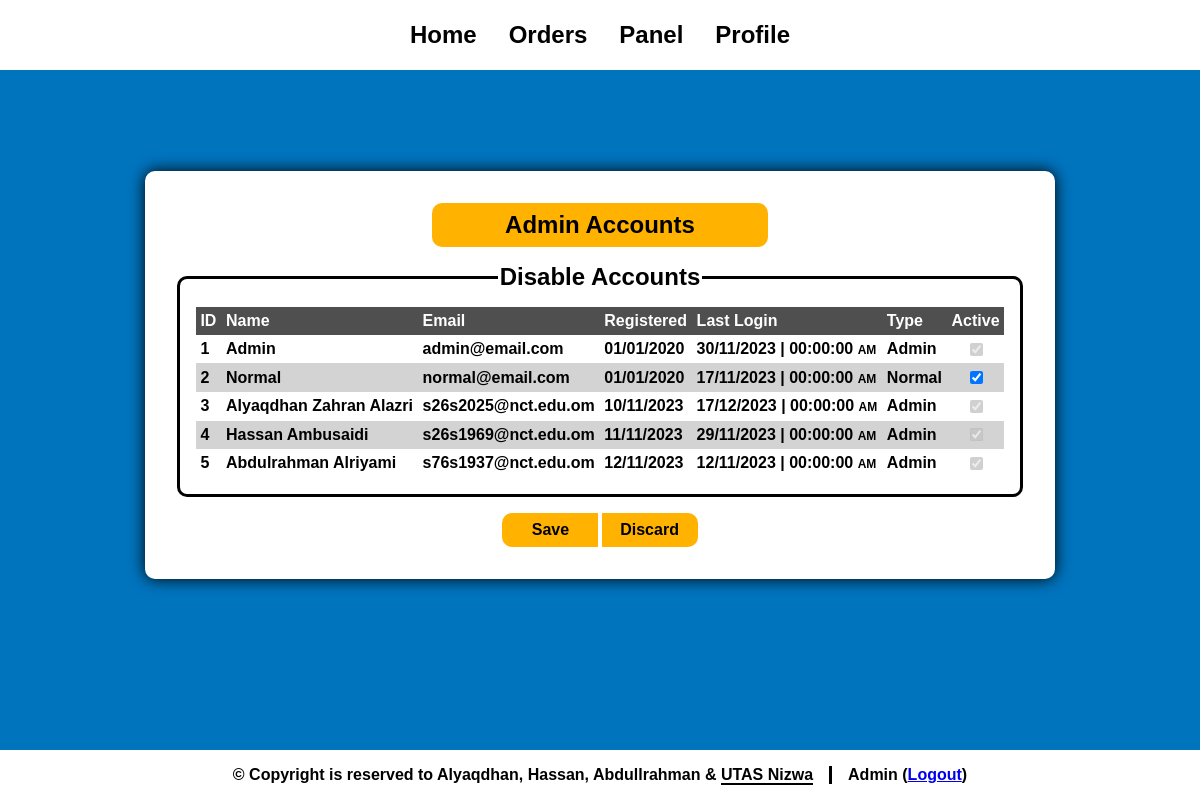
The page /panelActive.php (signed in) on the database its author committed.
### tables this page shows
CREATE TABLE `customers` (
  `cId` int(10) NOT NULL COMMENT 'Customer ID',
  `cName` varchar(50) NOT NULL COMMENT 'Customer Name',
  `password` varchar(50) NOT NULL COMMENT 'Password',
  `email` varchar(100) NOT NULL COMMENT 'Email',
  `registerDate` date NOT NULL COMMENT 'Register Date',
  `lastLogin` datetime NOT NULL COMMENT 'Last Login',
  `cAddress` varchar(100) NOT NULL COMMENT 'Customer Address',
  `phoneNumber` int(8) NOT NULL COMMENT 'Customer Phone Number',
  `cType` varchar(1) NOT NULL DEFAULT 'N' COMMENT 'Customer Type',
  `Active` varchar(10) NOT NULL DEFAULT 'active'
);

### panelActive.php (the view, shortened to what this page needs)
<html>
    <head>
        <?php include('link.php') ?>
    </head>
    <body>
        <?php
        include('header.php');
        include('connect.php');
        include('library.php');
        ?>
        <div>
        <div class="wrapper">
            <form class="container manage" action="panelActiveProcess.php" method="post">
                <div class="links">
                    <a href="panelAdmin.php">Admin Accounts</a>
                </div>
                <fieldset>
                    <legend>Disable Accounts</legend>
                    <table>
                        <tr>
                            <th>ID</th>
                            <th>Name</th>
                            <th>Email</th>
                            <th>Registered</th>
                            <th>Last&nbsp;Login</th>
                            <th>Type</th>
                            <th>Active</th>
                        </tr>
                        <?php
                        $query = "select * from customers";
                        $result = mysqli_query($conn, $query) or die("Error in query: <mark>$query</mark> <p>". mysqli_error($conn));
                        $line = 0;
                        while ($data = mysqli_fetch_assoc($result)) {
                            if ($line % 2 == 1) {$style = "style='background: var(--gray);'";}
                            else {$style = "";}
                            $line += 1;
                            if (($data['cType'] == 'A' && $data['Active'] == 'active') || $data['cId'] == $_SESSION['CID']) {$d = 'disabled';}
                            else {$d = '';}
                            if ($data['Active'] == 'active') {$a = 'checked';}
                            else {$a = '';}
                            if ($data['cType'] == 'A') {$type = "Admin";}
                            else {$type = "Normal";}
                            echo "<tr id='clickable' $style>";
                            echo "<td> {$data['cId']} </td>";
                            echo "<td> {$data['cName']} </td>";
                            echo "<td> {$data['email']} </td>";
                            echo "<td> ". fdate($data['registerDate']) ." </td>";
                            echo "<td> ". fdateTime($data['lastLogin']). " </td>";
                            echo "<td> $type </td>";
                            echo "<td id='center'> <input type='checkbox' name='box[]' value='{$data['cId']}' $d $a> </td>";
                            echo "</tr>";
                        }
                        ?>
                    </table>
                </fieldset>
                <div class="buttons">
                    <div class="main">
                        <input class="left" type='submit' value='Save'>
                        <input class="right" type='reset' value='Discard' onclick="notify('Changes Have Been Discarded', 'darkcyan');">
                    </div>
                </div>
            </form>
        </div>
        </div>
        <?php include('footer.php'); ?>
    </body>
</html>

### library.php (shortened to what this page needs)
<?php
function fdate($txt) {
    $date = explode("-", $txt);
    return ($date[2]."/".$date[1]."/".$date[0]);
}
function fdateTime($txt, $is24Hrs=false) {
    $dateTime = explode(" ", $txt);
    $date = $dateTime[0];
    $time = $dateTime[1];
    $date = explode("-", $date);
    $date = $date[2]."/".$date[1]."/".$date[0];
    if (!$is24Hrs) {
        $time = explode(":", $time);
        if ($time[0]-12 < 0) {
            $time = sprintf('%02d', $time[0]).":".$time[1].":".$time[2]."&nbsp;<span>AM</span>";
        } else {
            $time = sprintf('%02d', ($time[0]-12)).":".$time[1].":".$time[2]."&nbsp;<span>PM</span>";
        }
    }
    return $date."&nbsp;|&nbsp;".$time;
}
?>

### style.css (style rules this page uses)
:root { color-scheme: light; --primary: #ffb300; --secondary: #0174Be; --accent: #006caf; --white: white; --black: black; --gray: lightgray; --red: red; --shadow: black; --fw-regular: 400; --fw-bold: 700; --fs-small: 0.5rem; --fs-normal: 1rem; --fs-large: 1.5rem; --br: 10px; background: var(--secondary); font-family: sans-serif; }
* { transition: 200ms ease-in-out; }
a, input[type="checkbox"] { transition-property: background; }
html { scroll-behavior: smooth; -webkit-tap-highlight-color: transparent; }
body { margin: 0; height: 100%; display: flex; flex-direction: column; }
select, input, label:has(input, textarea) { cursor: pointer; }
input:disabled, tr:has(input:disabled) { cursor: not-allowed !important; }
div:has(.wrapper, .form) { margin: auto; width: 100%; }
.wrapper { overflow-x: auto; }
.container { width: fit-content; margin: auto; margin-block: 2rem; padding: 2rem; background: var(--white); border-radius: var(--br); box-shadow: 0 0 1rem var(--shadow); }
fieldset { border-radius: var(--br); border: solid 3px var(--black); padding: 1rem; display: flex; flex-direction: column; }
legend { font-size: var(--fs-large); font-weight: var(--fw-bold); text-align: center; }
.manage * { font-weight: var(--fw-bold); }
.manage fieldset { max-height: 24rem; overflow-y: auto; margin-bottom: 1rem; width: fit-content; margin-inline: auto; }
.manage fieldset table { border-collapse: collapse; }
.manage fieldset table, .manage fieldset th, .manage fieldset td { text-align: left; padding: .3rem; }
.manage fieldset table tr:first-child { background: color-mix(in srgb, var(--gray) 60%, var(--black) 100%); color: var(--white); position: sticky; top: -1rem; z-index: 5; }
.manage fieldset #clickable { transition: 200ms ease-in-out; }
.manage fieldset #center { text-align: center; }
.manage fieldset td span { font-size: 0.75rem; }
.manage .buttons input { background: var(--primary); padding: .5rem; border: 0; text-decoration: none; font-weight: var(--fw-bold); font-size: var(--fs-normal); }
.manage .buttons { margin: auto; width: fit-content; display: flex; flex-direction: column; gap: .3rem; }
.manage .buttons .main { display: flex; gap: .2rem; }
.manage .buttons .right { border-radius: 0 var(--br) var(--br) 0; width: 6rem; }
.manage .buttons .left { border-radius: var(--br) 0 0 var(--br); width: 6rem; }
.manage .links { display: flex; flex-direction: column; gap: 1rem; margin-bottom: 1rem; }
.manage .links a { background: var(--primary); padding: .5rem; text-align: center; border-radius: var(--br); text-decoration: none; font-weight: var(--fw-bold); font-size: var(--fs-large); color: currentColor; width: 20rem; margin-inline: auto; }

### rows shown on the page
customers: cId "1", cName "Admin", email "admin@email.com", registerDate "01/01/2020", lastLogin "30/11/2023 |", lastLogin "00", cType "Admin"
customers: cId "2", cName "Normal", email "normal@email.com", registerDate "01/01/2020", lastLogin "17/11/2023 |", lastLogin "00", cType "Normal"
customers: cId "3", cName "Alyaqdhan Zahran Alazri", email "s26s2025@nct.edu.om", registerDate "10/11/2023", lastLogin "17/12/2023 |", lastLogin "00", cType "Admin"
customers: cId "4", cName "Hassan Ambusaidi", email "s26s1969@nct.edu.om", registerDate "11/11/2023", lastLogin "29/11/2023 |", lastLogin "00", cType "Admin"
customers: cId "5", cName "Abdulrahman Alriyami", email "s76s1937@nct.edu.om", registerDate "12/11/2023", lastLogin "12/11/2023 |", lastLogin "00", cType "Admin"

### other values the page prints
$name "Admin"
